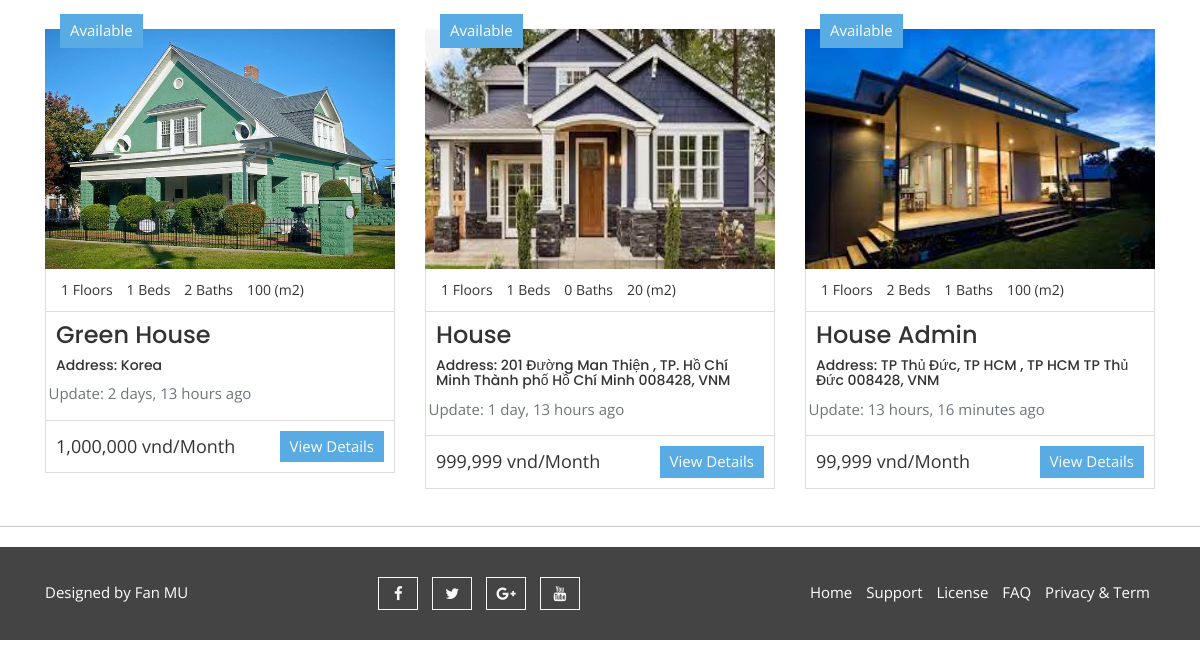
The page /listings/ (lower part) on the database as committed earlier.
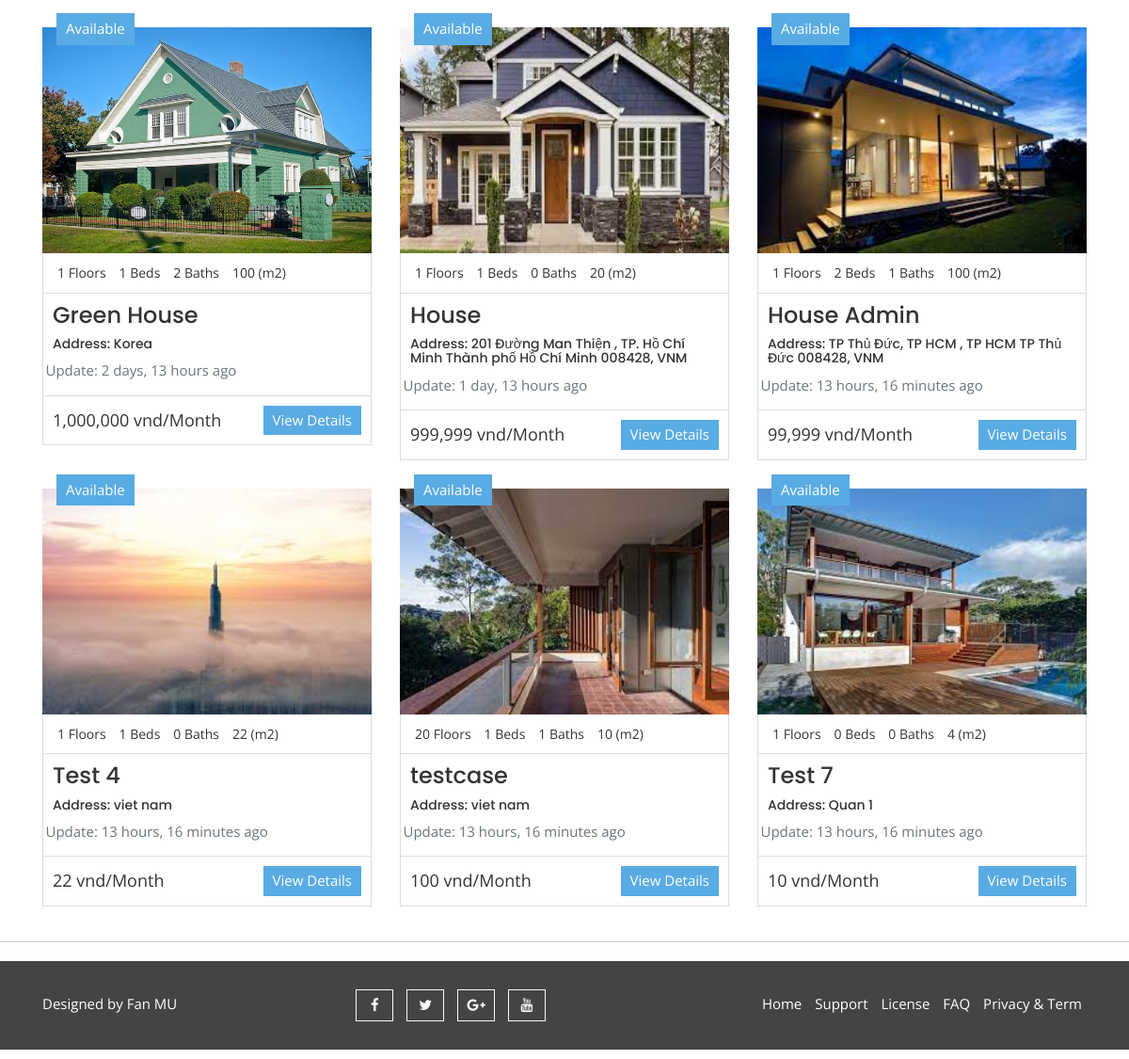
The same page on the database as committed later.
### house/models.py (models this page shows, shortened)
class Listing(models.Model):
    status_choices = (
        ("Available","Available"),
        ("Unvailable", "Unavailable"),
        ("Sale", "For Sale"),
    )
    city_choices = {
        ('TP. Hồ Chí Minh', "TP. Hồ Chí Minh"),
        ('Hà Nội', 'Hà Nội'),
        ('Đà Nẵng', 'Đà Nẵng'),
    }
    status = models.CharField(max_length = 20, choices=status_choices, default="Available")
    lessor = models.ForeignKey(Profile,on_delete = models.CASCADE, blank=True,null=True)
    title = models.CharField(max_length = 120)
    address = models.CharField(max_length = 200)
    city = models.CharField(max_length = 100,choices=city_choices,default='TP. Hồ Chí Minh')
    description = models.TextField(blank=True)
    price = models.IntegerField()
    area = models.IntegerField()
    floor= models.IntegerField(default=1)
    bedrooms = models.IntegerField(default=0)
    kitcheen = models.IntegerField(default=0)
    bathrooms = models.IntegerField(default=0)
    garage = models.BooleanField(default=0)
    AirCondition = models.BooleanField(default=0)
    ComunityCenter = models.BooleanField(default=0)
    SecuritySystem = models.BooleanField(default=0)
    Furniture = models.TextField(default=0)
    list_date = models.DateField(default = datetime.now,blank = True)
    photo_main = models.ImageField(upload_to = 'photos/%Y/%m/%d/')
    photo_1 = models.ImageField(upload_to = 'photos/%Y/%m/%d/',blank =True)
    photo_2 = models.ImageField(upload_to = 'photos/%Y/%m/%d/',blank =True)
    photo_3 = models.ImageField(upload_to = 'photos/%Y/%m/%d/',blank =True)
    photo_4 = models.ImageField(upload_to = 'photos/%Y/%m/%d/',blank =True)
    photo_5 = models.ImageField(upload_to = 'photos/%Y/%m/%d/',blank =True)

### house/views.py (the view)
# urls.py: path('listings/',views.listing_list,name='listings'),
def listing_list(request):
    listings=Listing.objects.all()
    context={
        "listings": listings
    }
    return render(request, "listings/listings.html",context)

### templates/listings/listings.html (shortened to what this page needs)
{% extends 'base.html' %}
{% load static %}
{% load humanize %}
{% block content %}
   <section id="listings" class="py-4">
    <div class="container">
      <div class="row">
    {% if listings %}
        {% for listing in listings %}
        <div class="col-md-4">
            <article class="aa-properties-item">
              <a href="{% url 'listing' listing.pk%}" class="aa-properties-item-img">
                <img src="{{listing.photo_main.url }}" alt="img" width="370" height="240">
              </a>
              <div class="aa-tag for-sale">
                {{listing.status}}
              </div>
              <div class="aa-properties-item-content">
                <div class="aa-properties-info">
                  <span>{{listing.floor}} Floors</span>
                  <span>{{listing.bedrooms}} Beds</span>
                  <span>{{listing.bathrooms}} Baths</span>
                  <span>{{listing.area}} (m2)</span>
                </div>
                <div class="aa-properties-about">
                  <h3><a href="#">{{listing.title}}</a></h3>
                  <h5>Address: {{listing.address}}</h5>
                  <div class="row text-secondary pb-2">
                    <div class="col-12">
                      Update: {{ listing.list_date | timesince }} ago</div>
                  </div>
                </div>
                <div class="aa-properties-detial">
                  <span class="aa-price">
                    {{listing.price| intcomma}} vnd/Month
                  </span>
                  <a href="{% url 'listing' listing.pk %}" class="aa-secondary-btn">View Details</a>
                </div>
              </div>
            </article>
          </div>
        {% endfor%}
    {% else %}
          <div class="col-md-12">
            <p>No listings available.</p>
          </div>
    {% endif %}
      </div>
      <div class="row">
        <div class="col-md-12">
        </div>
      </div>
    </div>
  </section>
{% endblock%}

Rows that differ between the two databases and show on the page:
added Listing: photo_main (picture), status "Available", floor "1", bedrooms "1", bathrooms "0", area "22", title "Test 4", address "viet nam", list_date "13 hours, 16 minutes", price "22"
added Listing: photo_main (picture), status "Available", floor "20", bedrooms "1", bathrooms "1", area "10", title "testcase", address "viet nam", list_date "13 hours, 16 minutes", price "100"
added Listing: photo_main (picture), status "Available", floor "1", bedrooms "0", bathrooms "0", area "4", title "Test 7", address "Quan 1", list_date "13 hours, 16 minutes", price "10"
